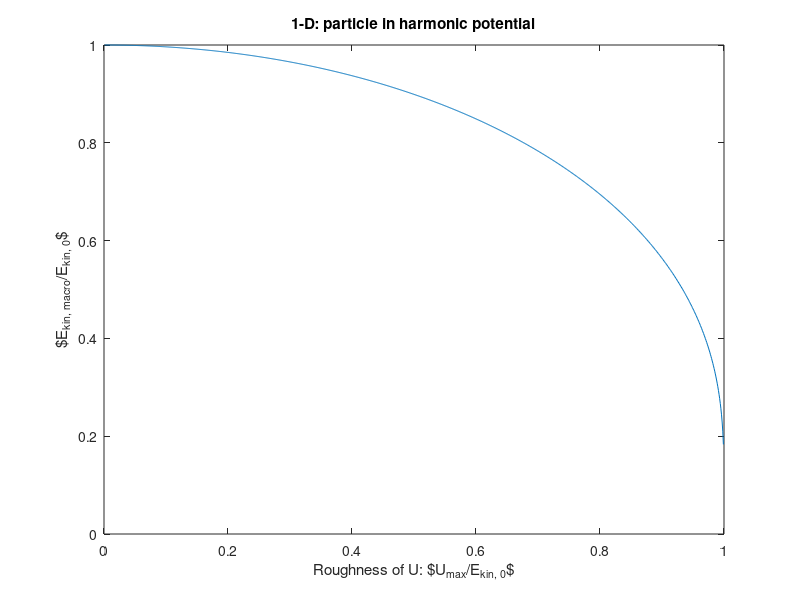

Here is the MATLAB script that generated this plot: (Note: this script raises an error after producing the figure.)
%AME60649 Final Project
%Particle Models for friction

clear all;
close all;

%% 1D 1 particle in harmonic potential
aa = linspace(0,1,1e3 +2);
aa = aa(2:end-1);
beta = @(a) 2*pi/integral(@(z) 1./sqrt(1-a*sin(z)),0,2*pi);
bb = arrayfun(beta, aa);

fig = figure;
plot(aa, bb.^2);
xlabel('Roughness of U: $U_{max}/E_{kin, 0}$');
ylabel('$E_{kin, macro}/E_{kin, 0}$');
title('1-D: particle in harmonic potential');
nice_plot(fig);

%% 1d: many particles in harmonic potential
l = 1;
k = 1;
N = 1;
A = 1/2 * 1/2;
tspan = [0, 1000];
tt = linspace(tspan(1), tspan(2), 1e3);

dy = @(t,y) AME60649_project_final_01_1dParticles_dy(y, l, k, A);

y0 = ones(2*N,1);
y0(1:2:end) = l*(0:1:N-1);

sol = ode45(dy, tspan, y0);

Y = deval(sol,tt);

plot(tt, Y(1:2:end,:));